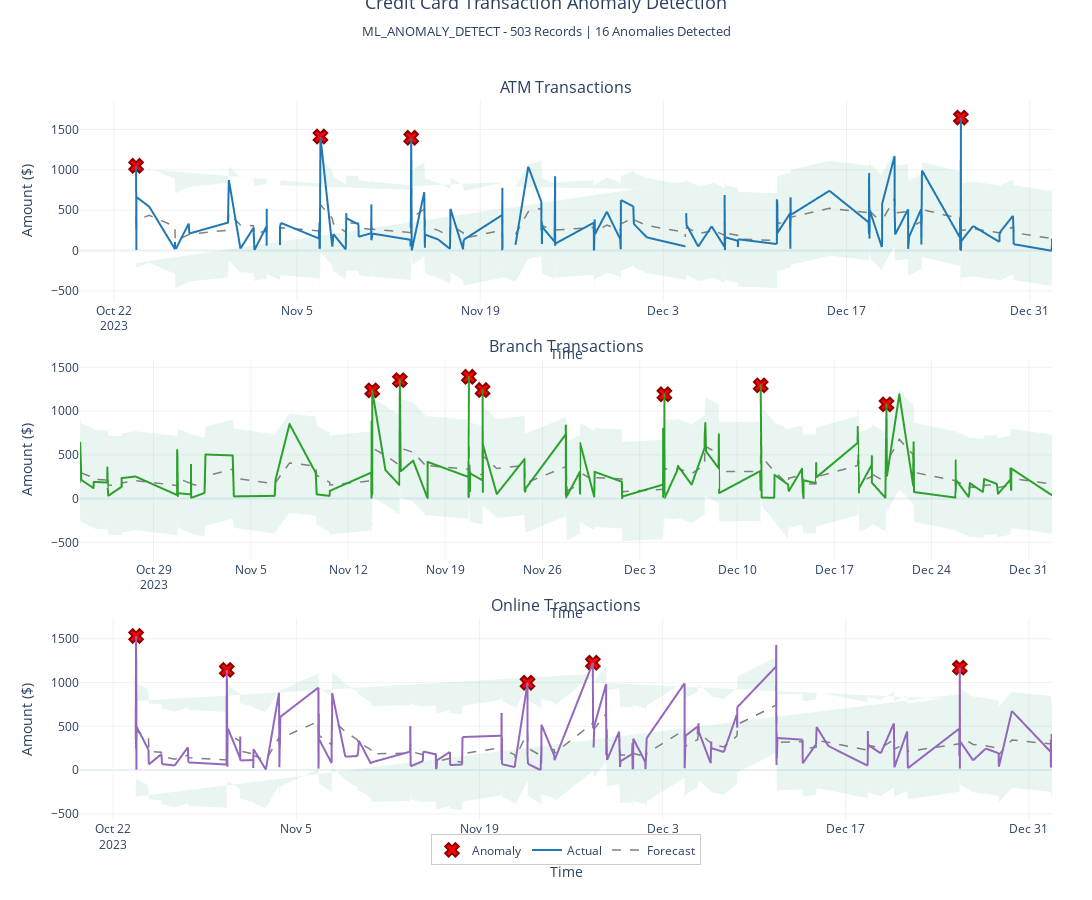

Notebook cell for this chart:
### Code cell
# ============================================
# AI generated code to visualize Predictions
# ============================================

SERIES_COLORS = {
    'ATM': '#1f77b4',
    'Branch': '#2ca02c',
    'Online': '#9467bd',
    'POS': '#d62728',
    'Mobile': '#ff7f0e'
}
DEFAULT_COLOR = '#8c564b'

# Parse JSON and filter out error rows
def safe_parse_json(x):
    try:
        parsed = json.loads(x)
        # Check if it's an error response
        if 'error' in parsed:
            return None
        return parsed
    except:
        return None

df['is_anomaly_parsed'] = df['is_anomaly'].apply(safe_parse_json)

# Filter out rows that failed to parse or had errors
df_valid = df[df['is_anomaly_parsed'].notna()].copy()
print(f"✓ Filtered out {len(df) - len(df_valid)} error/invalid rows")
print(f"✓ Processing {len(df_valid)} valid prediction rows")

if len(df_valid) == 0:
    print("❌ No valid predictions found. All rows contain errors.")
    print("\nSample error:")
    print(df['is_anomaly'].iloc[0])
else:
    # Check what keys are in the JSON
    print(f"✓ JSON keys found: {list(df_valid['is_anomaly_parsed'].iloc[0].keys())}")

    # Expand JSON into separate columns
    df_expanded = pd.json_normalize(df_valid['is_anomaly_parsed'])

    print(f"✓ Expanded columns: {list(df_expanded.columns)}")

    # Combine dataframes
    df_final = pd.concat([df_valid.reset_index(drop=True), df_expanded], axis=1)

    # Handle potential case sensitivity in column names
    # Check for different possible timestamp column names
    timestamp_col = None
    for possible_name in ['TS', 'ts', 'Ts', 'timestamp', 'Timestamp']:
        if possible_name in df_final.columns:
            timestamp_col = possible_name
            break

    if timestamp_col is None:
        print("Available columns:", list(df_final.columns))
        raise ValueError("Could not find timestamp column. Please check the column names above.")

    # Convert timestamp to datetime
    df_final['TS'] = pd.to_datetime(df_final[timestamp_col])
    print("Before drop:", len(df_final))

    # --- DROP WARM-UP CONTEXT ROWS ---
    warmup_count = 20
    df_final = df_final.sort_values('TS').reset_index(drop=True)
    if len(df_final) > warmup_count:
        df_final = df_final.iloc[warmup_count:].reset_index(drop=True)
    print(f"✓ Ignored the first {warmup_count} warm-up rows used for context.")
    print("After drop:", len(df_final))


    # Handle potential case sensitivity for Series column
    series_col = None
    for possible_name in ['Series', 'series', 'SERIES']:
        if possible_name in df_final.columns:
            series_col = possible_name
            break

    if series_col is None:
        raise ValueError("Could not find Series column")

    # Standardize column name
    if series_col != 'Series':
        df_final['Series'] = df_final[series_col]

    # Filter out any null Series values before sorting
    df_final = df_final[df_final['Series'].notna()].copy()

    # Handle potential case sensitivity for other columns
    column_mapping = {
        'Actual': ['Actual', 'actual'],
        'Forecast': ['Forecast', 'forecast'],
        'Lower bound': ['Lower bound', 'lower bound', 'lower_bound'],
        'Upper bound': ['Upper bound', 'upper bound', 'upper_bound'],
        'is_Anomaly': ['is_Anomaly', 'is_anomaly', 'isAnomaly']
    }

    for standard_name, possible_names in column_mapping.items():
        for possible_name in possible_names:
            if possible_name in df_final.columns:
                if possible_name != standard_name:
                    df_final[standard_name] = df_final[possible_name]
                break

    print(f"✓ Data preparation complete")


    # STEP 3: Dynamic series configuration

    series_types = sorted([s for s in df_final['Series'].unique() if isinstance(s, str)])
    num_series = len(series_types)

    print(f"✓ Found {num_series} unique series types: {', '.join(series_types)}")

    subplot_titles = [f"{series} Transactions" for series in series_types]
    row_heights = [1.0 / num_series] * num_series


    # STEP 4: Create optimized Plotly visualization

    fig = make_subplots(
        rows=num_series,
        cols=1,
        subplot_titles=tuple(subplot_titles),
        vertical_spacing=0.08,
        row_heights=row_heights
    )

    for idx, series_type in enumerate(series_types, start=1):
        series_data = df_final[df_final['Series'] == series_type].sort_values('TS')
        series_color = SERIES_COLORS.get(series_type, DEFAULT_COLOR)

        # Add confidence interval (upper bound)
        fig.add_trace(go.Scatter(
            x=series_data['TS'],
            y=series_data['Upper bound'],
            mode='lines',
            line=dict(width=0),
            showlegend=False,
            hoverinfo='skip',
            name='Upper Bound'
        ), row=idx, col=1)

        # Add confidence interval (lower bound with fill)
        fig.add_trace(go.Scatter(
            x=series_data['TS'],
            y=series_data['Lower bound'],
            mode='lines',
            line=dict(width=0),
            fillcolor='rgba(68, 168, 129, 0.12)',
            fill='tonexty',
            showlegend=False,
            hoverinfo='skip',
            name='Lower Bound'
        ), row=idx, col=1)

        # Add forecast line
        fig.add_trace(go.Scatter(
            x=series_data['TS'],
            y=series_data['Forecast'],
            mode='lines',
            name='Forecast',
            line=dict(color='gray', dash='dash', width=1.5),
            showlegend=(idx==1),
            hovertemplate='<b>Forecast</b><br>%{x}<br>$%{y:.2f}<extra></extra>'
        ), row=idx, col=1)

        # Add actual values - Use Scattergl for performance
        fig.add_trace(go.Scattergl(
            x=series_data['TS'],
            y=series_data['Actual'],
            mode='lines',
            name='Actual',
            line=dict(color=series_color, width=2),
            showlegend=(idx==1),
            hovertemplate='<b>Actual</b><br>%{x}<br>$%{y:.2f}<extra></extra>'
        ), row=idx, col=1)

        # Highlight anomalies
        anomalies = series_data[series_data['is_Anomaly'] == True]
        if len(anomalies) > 0:
            fig.add_trace(go.Scatter(
                x=anomalies['TS'],
                y=anomalies['Actual'],
                mode='markers',
                name='Anomaly',
                marker=dict(
                    size=12,
                    color='red',
                    symbol='x',
                    line=dict(width=2, color='darkred')
                ),
                showlegend=(idx==1),
                hovertemplate='<b>⚠️ ANOMALY</b><br>%{x}<br>$%{y:.2f}<extra></extra>'
            ), row=idx, col=1)

        # Update axes
        fig.update_xaxes(title_text="Time", row=idx, col=1, showgrid=True, gridwidth=1, gridcolor='rgba(128,128,128,0.1)')
        fig.update_yaxes(title_text="Amount ($)", row=idx, col=1, showgrid=True, gridwidth=1, gridcolor='rgba(128,128,128,0.1)')


    # STEP 5: Optimized layout
    plot_height = max(900, 280 * num_series)

    fig.update_layout(
        height=plot_height,
        width=1400,
        title={
            'text': f"Credit Card Transaction Anomaly Detection<br><sub>ML_ANOMALY_DETECT - {len(df_final):,} Records | {df_final['is_Anomaly'].sum()} Anomalies Detected</sub>",
            'x': 0.5,
            'xanchor': 'center',
            'y': 0.99,
            'yanchor': 'top',
            'font': {'size': 18}
        },
        hovermode='closest',
        showlegend=True,
        legend=dict(
            orientation="h",
            yanchor="top",
            y=-0.02,
            xanchor="center",
            x=0.5,
            bgcolor='rgba(255,255,255,0.9)',
            bordercolor='rgba(0,0,0,0.2)',
            borderwidth=1,
            font=dict(size=12)
        ),
        template='plotly_white',
        margin=dict(l=80, r=40, t=100, b=80),
    )

    fig.show()


    # STEP 6: Enhanced summary statistics

    print("\n" + "="*75)
    print(f"{'ANOMALY DETECTION SUMMARY':^75}")
    print("="*75)
    print(f"Total records analyzed: {len(df_final):,}")
    print(f"Date range: {df_final['TS'].min().strftime('%Y-%m-%d')} to {df_final['TS'].max().strftime('%Y-%m-%d')}")
    print(f"Anomalies detected: {df_final['is_Anomaly'].sum()}")
    print(f"Overall anomaly rate: {(df_final['is_Anomaly'].sum() / len(df_final) * 100):.2f}%")
    print(f"\nUnique series types: {num_series}")
    print("\nBreakdown by Series:")
    print("-"*75)

    for series in series_types:
        series_df = df_final[df_final['Series'] == series]
        series_count = len(series_df)
        anomaly_count = series_df['is_Anomaly'].sum()
        anomaly_rate = (anomaly_count/series_count*100) if series_count > 0 else 0
        series_avg = series_df['Actual'].mean()
        series_max = series_df['Actual'].max()

        print(f"  {series:12s}: {anomaly_count:3d}/{series_count:4d} anomalies ({anomaly_rate:5.2f}%) | "
              f"Avg: ${series_avg:7.2f} | Max: ${series_max:8.2f}")

    print("="*75)

### Figure 1 — Plotly figure (JSON) as saved in the notebook; plotly's stock layout.template omitted (floating-point values rounded to 4 significant figures; data arrays with more than 128 entries replaced by an {"elided": "..."} marker saying what was removed)
{"data": [{"hoverinfo": "skip", "line": {"width": 0}, "mode": "lines", "name": "Upper Bound", "showlegend": false, "type": "scatter", "x": {"elided": "158 str values"}, "xaxis": "x", "y": {"elided": "158 float values"}, "yaxis": "y"}, {"fill": "tonexty", "fillcolor": "rgba(68, 168, 129, 0.12)", "hoverinfo": "skip", "line": {"width": 0}, "mode": "lines", "name": "Lower Bound", "showlegend": false, "type": "scatter", "x": {"elided": "158 str values"}, "xaxis": "x", "y": {"elided": "158 float values"}, "yaxis": "y"}, {"hovertemplate": "<b>Forecast</b><br>%{x}<br>$%{y:.2f}<extra></extra>", "line": {"color": "gray", "dash": "dash", "width": 1.5}, "mode": "lines", "name": "Forecast", "showlegend": true, "type": "scatter", "x": {"elided": "158 str values"}, "xaxis": "x", "y": {"elided": "158 float values"}, "yaxis": "y"}, {"hovertemplate": "<b>Actual</b><br>%{x}<br>$%{y:.2f}<extra></extra>", "line": {"color": "#1f77b4", "width": 2}, "mode": "lines", "name": "Actual", "showlegend": true, "type": "scattergl", "x": {"elided": "158 str values"}, "xaxis": "x", "y": {"elided": "158 float values"}, "yaxis": "y"}, {"hovertemplate": "<b>⚠️ ANOMALY</b><br>%{x}<br>$%{y:.2f}<extra></extra>", "marker": {"color": "red", "line": {"color": "darkred", "width": 2}, "size": 12, "symbol": "x"}, "mode": "markers", "name": "Anomaly", "showlegend": true, "type": "scatter", "x": ["2023-10-23T16:50:33", "2023-11-06T18:59:24", "2023-11-13T17:28:12", "2023-12-25T17:41:30"], "xaxis": "x", "y": [1050.0, 1413.0, 1398.0, 1648.0], "yaxis": "y"}, {"hoverinfo": "skip", "line": {"width": 0}, "mode": "lines", "name": "Upper Bound", "showlegend": false, "type": "scatter", "x": {"elided": "175 str values"}, "xaxis": "x2", "y": {"elided": "175 float values"}, "yaxis": "y2"}, {"fill": "tonexty", "fillcolor": "rgba(68, 168, 129, 0.12)", "hoverinfo": "skip", "line": {"width": 0}, "mode": "lines", "name": "Lower Bound", "showlegend": false, "type": "scatter", "x": {"elided": "175 str values"}, "xaxis": "x2", "y": {"elided": "175 float values"}, "yaxis": "y2"}, {"hovertemplate": "<b>Forecast</b><br>%{x}<br>$%{y:.2f}<extra></extra>", "line": {"color": "gray", "dash": "dash", "width": 1.5}, "mode": "lines", "name": "Forecast", "showlegend": false, "type": "scatter", "x": {"elided": "175 str values"}, "xaxis": "x2", "y": {"elided": "175 float values"}, "yaxis": "y2"}, {"hovertemplate": "<b>Actual</b><br>%{x}<br>$%{y:.2f}<extra></extra>", "line": {"color": "#2ca02c", "width": 2}, "mode": "lines", "name": "Actual", "showlegend": false, "type": "scattergl", "x": {"elided": "175 str values"}, "xaxis": "x2", "y": {"elided": "175 float values"}, "yaxis": "y2"}, {"hovertemplate": "<b>⚠️ ANOMALY</b><br>%{x}<br>$%{y:.2f}<extra></extra>", "marker": {"color": "red", "line": {"color": "darkred", "width": 2}, "size": 12, "symbol": "x"}, "mode": "markers", "name": "Anomaly", "showlegend": false, "type": "scatter", "x": ["2023-11-13T17:49:04", "2023-11-15T17:32:11", "2023-11-20T16:51:14", "2023-11-21T16:26:41", "2023-12-04T18:30:00", "2023-12-11T16:53:08", "2023-12-20T18:12:25"], "xaxis": "x2", "y": [1238.0, 1354.0, 1393.0, 1241.0, 1193.0, 1295.0, 1077.0], "yaxis": "y2"}, {"hoverinfo": "skip", "line": {"width": 0}, "mode": "lines", "name": "Upper Bound", "showlegend": false, "type": "scatter", "x": {"elided": "170 str values"}, "xaxis": "x3", "y": {"elided": "170 float values"}, "yaxis": "y3"}, {"fill": "tonexty", "fillcolor": "rgba(68, 168, 129, 0.12)", "hoverinfo": "skip", "line": {"width": 0}, "mode": "lines", "name": "Lower Bound", "showlegend": false, "type": "scatter", "x": {"elided": "170 str values"}, "xaxis": "x3", "y": {"elided": "170 float values"}, "yaxis": "y3"}, {"hovertemplate": "<b>Forecast</b><br>%{x}<br>$%{y:.2f}<extra></extra>", "line": {"color": "gray", "dash": "dash", "width": 1.5}, "mode": "lines", "name": "Forecast", "showlegend": false, "type": "scatter", "x": {"elided": "170 str values"}, "xaxis": "x3", "y": {"elided": "170 float values"}, "yaxis": "y3"}, {"hovertemplate": "<b>Actual</b><br>%{x}<br>$%{y:.2f}<extra></extra>", "line": {"color": "#9467bd", "width": 2}, "mode": "lines", "name": "Actual", "showlegend": false, "type": "scattergl", "x": {"elided": "170 str values"}, "xaxis": "x3", "y": {"elided": "170 float values"}, "yaxis": "y3"}, {"hovertemplate": "<b>⚠️ ANOMALY</b><br>%{x}<br>$%{y:.2f}<extra></extra>", "marker": {"color": "red", "line": {"color": "darkred", "width": 2}, "size": 12, "symbol": "x"}, "mode": "markers", "name": "Anomaly", "showlegend": false, "type": "scatter", "x": ["2023-10-23T18:00:29", "2023-10-30T16:18:48", "2023-11-22T16:07:19", "2023-11-27T16:02:08", "2023-12-25T17:12:21"], "xaxis": "x3", "y": [1531.0, 1144.0, 997.4, 1226.0, 1170.0], "yaxis": "y3"}], "layout": {"annotations": [{"font": {"size": 16}, "showarrow": false, "text": "ATM Transactions", "x": 0.5, "xanchor": "center", "xref": "paper", "y": 1, "yanchor": "bottom", "yref": "paper"}, {"font": {"size": 16}, "showarrow": false, "text": "Branch Transactions", "x": 0.5, "xanchor": "center", "xref": "paper", "y": 0.64, "yanchor": "bottom", "yref": "paper"}, {"font": {"size": 16}, "showarrow": false, "text": "Online Transactions", "x": 0.5, "xanchor": "center", "xref": "paper", "y": 0.28, "yanchor": "bottom", "yref": "paper"}], "height": 900, "hovermode": "closest", "legend": {"bgcolor": "rgba(255,255,255,0.9)", "bordercolor": "rgba(0, 0, 0, 0.2)", "borderwidth": 1, "font": {"size": 12}, "orientation": "h", "x": 0.5, "xanchor": "center", "y": -0.02, "yanchor": "top"}, "margin": {"b": 80, "l": 80, "r": 40, "t": 100}, "showlegend": true, "title": {"font": {"size": 18}, "text": "Credit Card Transaction Anomaly Detection<br><sub>ML_ANOMALY_DETECT - 503 Records | 16 Anomalies Detected</sub>", "x": 0.5, "xanchor": "center", "y": 0.99, "yanchor": "top"}, "width": 1400, "xaxis": {"anchor": "y", "autorange": true, "domain": [0, 1], "gridcolor": "rgba(128,128,128,0.1)", "gridwidth": 1, "range": ["2023-10-19 13:26:37.0062", "2024-01-01 16:53:32"], "showgrid": true, "title": {"text": "Time"}, "type": "date"}, "xaxis2": {"anchor": "y2", "autorange": true, "domain": [0, 1], "gridcolor": "rgba(128,128,128,0.1)", "gridwidth": 1, "range": ["2023-10-23 16:58:04", "2024-01-01 16:08:49"], "showgrid": true, "title": {"text": "Time"}, "type": "date"}, "xaxis3": {"anchor": "y3", "autorange": true, "domain": [0, 1], "gridcolor": "rgba(128,128,128,0.1)", "gridwidth": 1, "range": ["2023-10-19 14:35:27.8072", "2024-01-01 18:21:50"], "showgrid": true, "title": {"text": "Time"}, "type": "date"}, "yaxis": {"anchor": "x", "autorange": true, "domain": [0.72, 1], "gridcolor": "rgba(128,128,128,0.1)", "gridwidth": 1, "range": [-633.7, 1866.0], "showgrid": true, "title": {"text": "Amount ($)"}, "type": "linear"}, "yaxis2": {"anchor": "x2", "autorange": true, "domain": [0.36, 0.64], "gridcolor": "rgba(128,128,128,0.1)", "gridwidth": 1, "range": [-711.1, 1594.0], "showgrid": true, "title": {"text": "Amount ($)"}, "type": "linear"}, "yaxis3": {"anchor": "x3", "autorange": true, "domain": [0, 0.28], "gridcolor": "rgba(128,128,128,0.1)", "gridwidth": 1, "range": [-569.7, 1732.0], "showgrid": true, "title": {"text": "Amount ($)"}, "type": "linear"}}}
